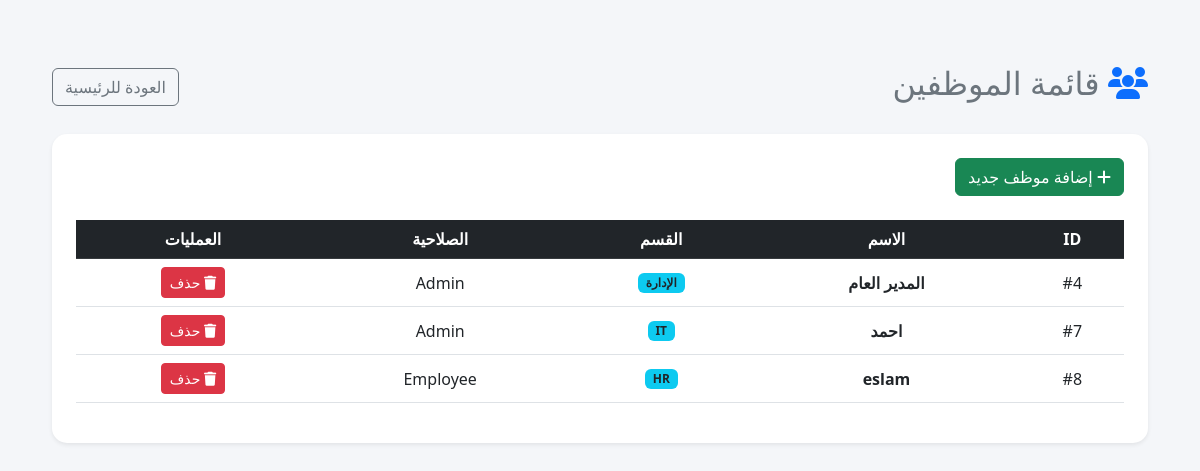
/employees (signed in), run on the app's committed database.
### models.py (models this page shows, shortened)
class TemplateAccessMixin:
    def __getitem__(self, key):
        value = getattr(self, key)
        if hasattr(value, "isoformat"):
            return value.isoformat()
        return value

class Employee(TemplateAccessMixin, db.Model):
    __tablename__ = "employees"
    id = db.Column(db.Integer, primary_key=True)
    name = db.Column(db.String(150), nullable=False)
    username = db.Column(db.String(80), unique=True, nullable=False, index=True)
    password = db.Column(db.String(255), nullable=False)
    dept = db.Column(db.String(100))
    role = db.Column(db.String(20), nullable=False, default="Employee")
    photo = db.Column(db.String(255))
    face_encoding = db.Column(db.Text)
    hourly_rate = db.Column(db.Float, nullable=False, default=0.0)
    created_at = db.Column(db.DateTime, nullable=False, default=datetime.utcnow)
    attendance_records = db.relationship(
        "Attendance",
        back_populates="employee",
        cascade="all, delete-orphan",
    )
    leave_requests = db.relationship(
        "LeaveRequest",
        back_populates="employee",
        cascade="all, delete-orphan",
    )
    payroll_history = db.relationship(
        "PayrollHistory",
        back_populates="employee",
        cascade="all, delete-orphan",
    )

### routes_admin.py (the view)
    @app.route('/employees')
    def employees():
        if session.get('role') != 'Admin': return redirect(url_for('login'))
        all_emp = Employee.query.order_by(Employee.id).all()
        return render_template('employees.html', employees=all_emp)

### templates/employees.html (shortened to what this page needs)
﻿<!DOCTYPE html>
<html lang="ar" dir="rtl">
<head>
    <link rel="stylesheet" href="https://cdn.jsdelivr.net/npm/bootstrap@5.3.0/dist/css/bootstrap.rtl.min.css">
    <link rel="stylesheet" href="https://cdnjs.cloudflare.com/ajax/libs/font-awesome/6.4.0/css/all.min.css">
</head>
<body>
    <div class="container">
        <div class="d-flex justify-content-between align-items-center mb-4">
            <h2 class="text-secondary"><i class="fa-solid fa-users text-primary"></i> قائمة الموظفين</h2>
            <a href="/dashboard" class="btn btn-outline-secondary">العودة للرئيسية</a>
        </div>
        <div class="card shadow-sm">
            <div class="card-body p-4">
                <div class="mb-4">
                    <a href="/add_employee" class="btn btn-success">
                        <i class="fa fa-plus"></i> إضافة موظف جديد
                    </a>
                </div>
                <table class="table table-hover text-center align-middle">
                    <thead class="table-dark">
                        <tr>
                            <th>ID</th>
                            <th>الاسم</th>
                            <th>القسم</th>
                            <th>الصلاحية</th>
                            <th>العمليات</th>
                        </tr>
                    </thead>
                    <tbody>
                        {% for emp in employees %}
                        <tr>
                            <td>#{{ emp.id }}</td>
                            <td class="fw-bold">{{ emp.name }}</td>
                            <td><span class="badge bg-info text-dark">{{ emp.dept }}</span></td>
                            <td>{{ emp.role }}</td>
                            <td>
                                <a href="/delete/{{ emp.id }}" class="btn btn-danger btn-sm"
                                   onclick="return confirm('هل أنت متأكد من حذف الموظف: {{ emp.name }}؟')">
                                    <i class="fa fa-trash"></i> حذف
                                </a>
                            </td>
                        </tr>
                        {% endfor %}
                    </tbody>
                </table>
            </div>
        </div>
    </div>
</body>
</html>

### templates/employees.html (style rules this page uses)
body { background-color: #f4f6f9; font-family: 'Segoe UI', sans-serif; padding: 40px; }
.card { border-radius: 15px; border: none; }

### data on the page
Employee: id "4", name "المدير العام", dept "الإدارة", role "Admin"
Employee: id "7", name "احمد", dept "IT", role "Admin"
Employee: id "8", name "eslam", dept "HR", role "Employee"
